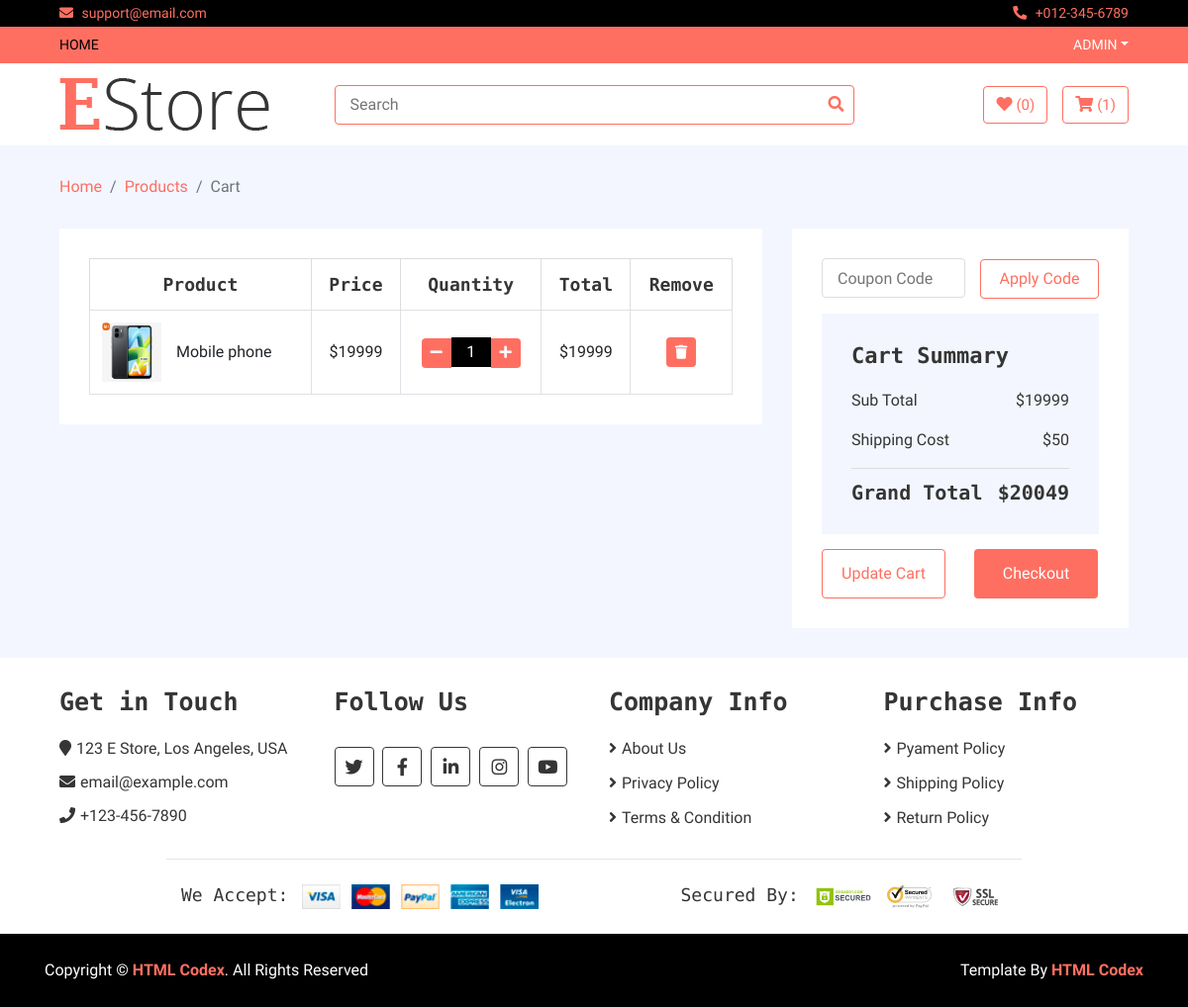
Before: /cart (signed in) with the older database file.
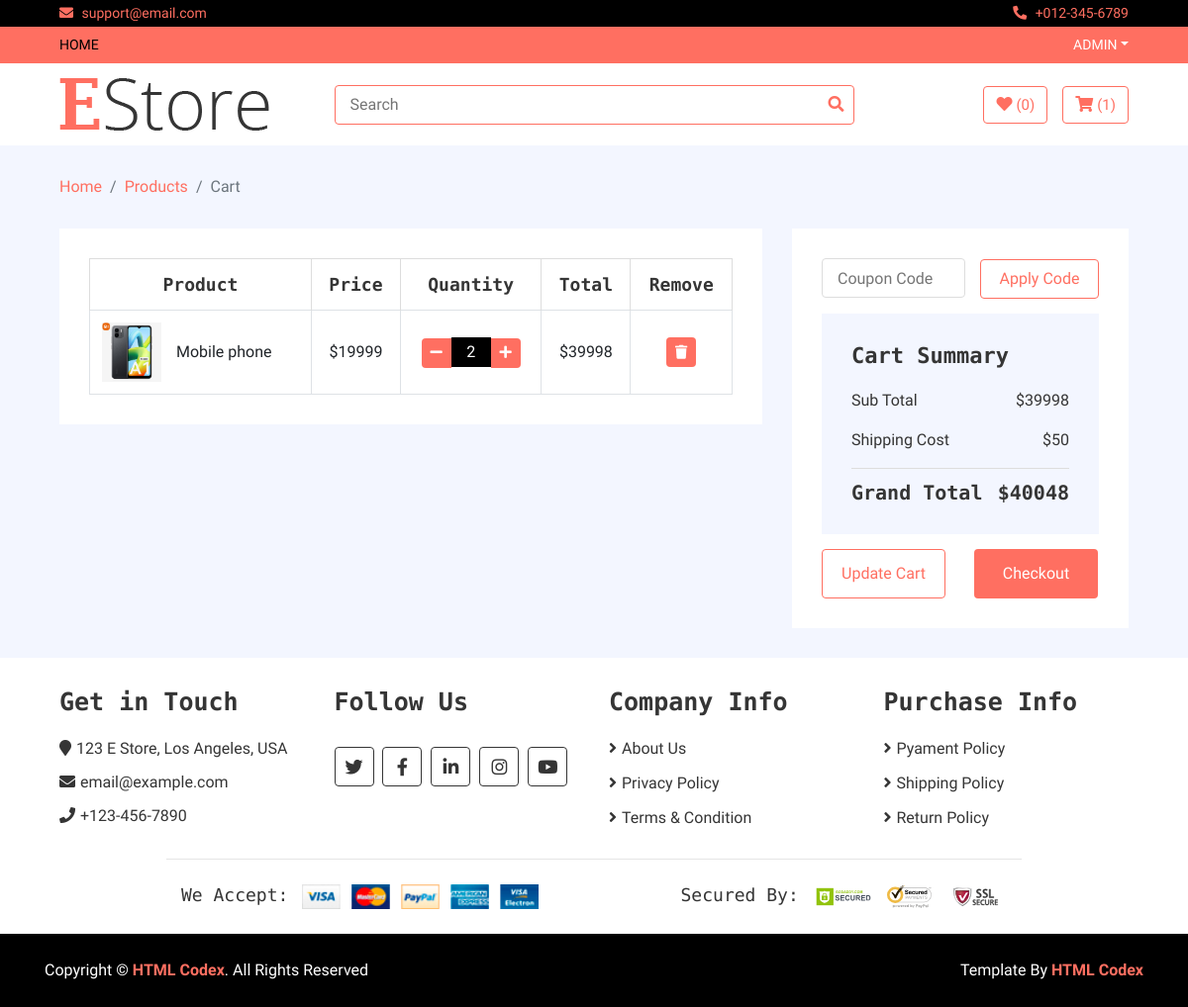
After: the same page with the newer database file.
### home/models.py (models this page shows, shortened)
class Cart(models.Model):
    username = models.CharField(max_length=300)
    slug = models.CharField(max_length=300)
    quantity = models.IntegerField()
    total = models.IntegerField()
    date = models.DateTimeField(auto_now_add=True)
    checkout = models.BooleanField(default = False)
    items = models.ForeignKey(Product,on_delete=models.CASCADE)

class Product(models.Model):
    name = models.CharField(max_length=300)
    price = models.IntegerField()
    discounted_price = models.IntegerField()
    image = models.ImageField(upload_to='media')
    description = RichTextField()
    specification = RichTextField()
    category = models.ForeignKey(Category,on_delete= models.CASCADE)
    subcategory = models.ForeignKey(SubCategory,on_delete=models.CASCADE)
    brand = models.ForeignKey(Brand,on_delete=models.CASCADE)
    slug = models.CharField(max_length=500,unique=True)
    status = models.CharField(choices=STATUS,max_length=50)
    labels = models.CharField(choices=LABELS,max_length=50)

### home/views.py (the view)
# urls.py: path('cart', CartView.as_view(), name='cart'),
class CartView(BaseView):
    def get(self,request):
        username = request.user.username
        self.views['cart_counts'] = count_cart(request)
        self.views['cart_view'] = Cart.objects.filter(username = username,checkout = False)
        s = 0
        for i in self.views['cart_view']:
            s = s + i.total
        self.views['sub_total'] = s
        self.views['delevery_charge'] = 50
        self.views['grand_total'] = s + 50
        return render(request,'cart.html',self.views)

### home/views.py (called while the page is built)
def count_cart(request):
    username = request.user.username
    cart_count = Cart.objects.filter(checkout = False,username = username).count()
    return cart_count

### templates/cart.html (shortened to what the changed rows need)
{% extends 'base.html' %}
{% block content %}
        <div class="cart-page">
            <div class="container-fluid">
                <div class="row">
                    <div class="col-lg-8">
                        <div class="cart-page-inner">
                            <div class="table-responsive">
                                <table class="table table-bordered">
                                    <thead class="thead-dark">
                                        <tr>
                                            <th>Product</th>
                                            <th>Price</th>
                                            <th>Quantity</th>
                                            <th>Total</th>
                                            <th>Remove</th>
                                        </tr>
                                    </thead>
                                    <tbody class="align-middle">
                                    {% for cart in cart_view %}
                                        <tr>
                                            <td>
                                                <div class="img">
                                                    <a href="#"><img src="{{cart.items.image.url}}" alt="Image"></a>
                                                    <p>{{cart.items.name}}</p>
                                                </div>
                                            </td>
                                            {% if cart.items.discounted_price > 0 %}
                                            <td>${{cart.items.discounted_price}}</td>
                                            {% else %}
                                            <td>${{cart.items.price}}</td>
                                            {% endif %}
                                            <td>
                                                <div class="qty">
                                                    <a href ="/reduce_quantity/{{cart.slug}}" ><button class="btn-minus"><i class="fa fa-minus"></i></button></a>
                                                    <input type="text" value="{{cart.quantity}}">
                                                    <a href ="/add_to_cart/{{cart.slug}}" ><button class="btn-plus"><i class="fa fa-plus"></i></button></a>
                                                </div>
                                            </td>
                                            <td>${{cart.total}}</td>
                                            <td><a href = "/delete_cart/{{cart.slug}}"><button><i class="fa fa-trash"></i></button></a></td>
                                        </tr>
                                    {% endfor %}
                                    </tbody>
                                </table>
                            </div>
                        </div>
                    </div>
                    <div class="col-lg-4">
                        <div class="cart-page-inner">
                            <div class="row">
                                <div class="col-md-12">
                                    <div class="cart-summary">
                                        <div class="cart-content">
                                            <h1>Cart Summary</h1>
                                            <p>Sub Total<span>${{sub_total}}</span></p>
                                            <h2>Grand Total<span>${{grand_total}}</span></h2>
                                        </div>
                                    </div>
                                </div>
                            </div>
                        </div>
                    </div>
                </div>
            </div>
        </div>
{% endblock %}

Changed rows visible on the page:
changed Cart "Mobile phone": quantity "1" → "2"; total "19999" → "39998"
Other visible differences:
{{ sub_total }}: "19999" → "39998"
{{ grand_total }}: "20049" → "40048"
